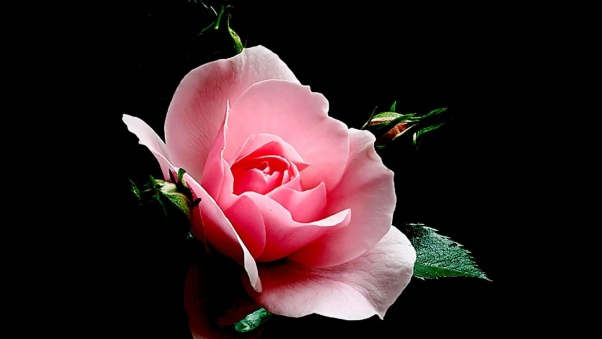
#> input picture rose.jpg, 602 x 339 px
$ python Grabcut.py
#> lines starting #> are read from the running program, lines starting #| are printed output that depends on the picture
#GRABCUT FOREGROUND EXTTRACTION
import cv2
import numpy as np
import matplotlib.pyplot as plt

img = cv2.imread('rose.jpg')
#> img is the input picture: shape (339, 602, 3); mean B, G, R 32.2, 29.6, 48.9
mask = np.zeros(img.shape[:2], np.float64)

bgdModel = np.zeros((1,65), np.float64)
fgdModel = np.zeros((1,65), np.float64)

rect = (70, 130, 100, 200)

cv2.grabCut(img, mask, rect, bgdModel, fgdModel, 5, cv2.GC_INIT_WITH_RECT)
mask2 = np.where((mask == 2)| (mask == 0), 0, 1).astype('uint8')
img = img*mask[:, : , np.newaxis]
#> img: shape (339, 602, 3) float64; every value is 0
plt.imshow(img)
plt.colorbar()
plt.show()
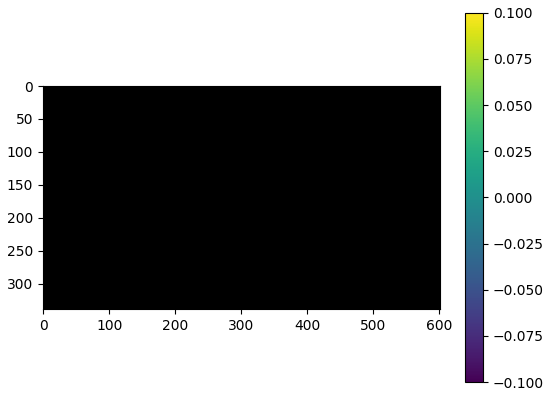
#> figure drawn by matplotlib, 2 panels

$ run again, with bookpage.jpg copied over rose.jpg
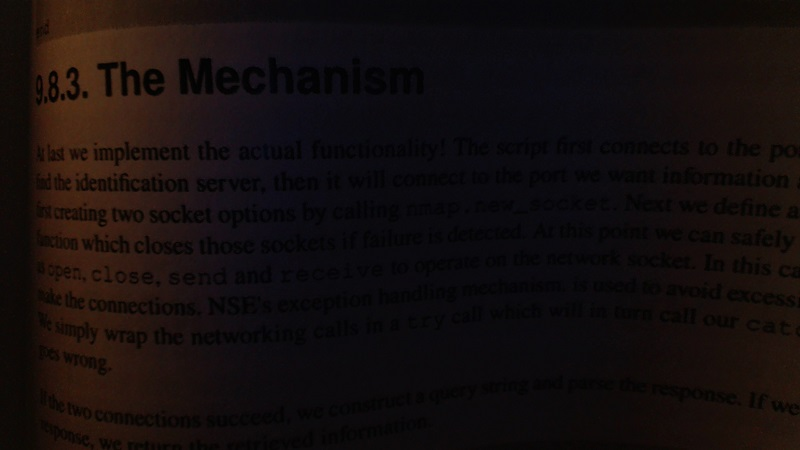
#> input picture bookpage.jpg, 800 x 450 px
#> img is the input picture: shape (450, 800, 3); mean B, G, R 13.4, 13.6, 20.3
#> img: shape (450, 800, 3) float64; every value is 0
#> `plt.show()`:
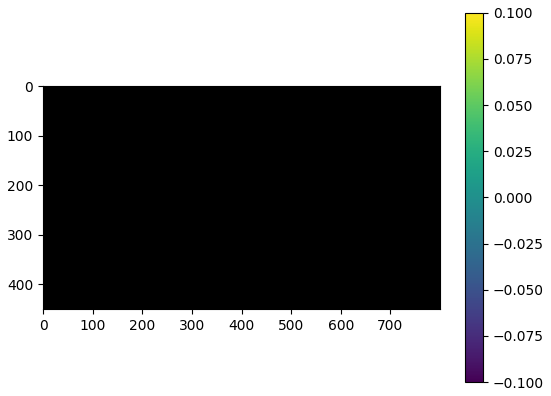
#> figure drawn by matplotlib, 2 panels
